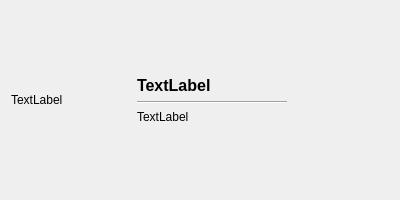
<?xml version="1.0" encoding="UTF-8"?>
<ui version="4.0">
 <class>Dialog</class>
 <widget class="QDialog" name="Dialog">
  <property name="windowModality">
   <enum>Qt::WindowModality::NonModal</enum>
  </property>
  <property name="geometry">
   <rect>
    <x>0</x>
    <y>0</y>
    <width>400</width>
    <height>200</height>
   </rect>
  </property>
  <property name="minimumSize">
   <size>
    <width>400</width>
    <height>200</height>
   </size>
  </property>
  <property name="maximumSize">
   <size>
    <width>400</width>
    <height>200</height>
   </size>
  </property>
  <property name="windowTitle">
   <string>À propos</string>
  </property>
  <property name="windowIcon">
   <iconset theme="QIcon::ThemeIcon::HelpAbout"/>
  </property>
  <layout class="QGridLayout" name="gridLayout">
   <item row="0" column="0">
    <layout class="QHBoxLayout" name="horizontalLayout">
     <item>
      <widget class="QLabel" name="errorIcon">
       <property name="minimumSize">
        <size>
         <width>100</width>
         <height>100</height>
        </size>
       </property>
       <property name="maximumSize">
        <size>
         <width>100</width>
         <height>100</height>
        </size>
       </property>
       <property name="text">
        <string>TextLabel</string>
       </property>
       <property name="scaledContents">
        <bool>true</bool>
       </property>
      </widget>
     </item>
     <item>
      <spacer name="horizontalSpacer">
       <property name="orientation">
        <enum>Qt::Orientation::Horizontal</enum>
       </property>
       <property name="sizeType">
        <enum>QSizePolicy::Policy::Fixed</enum>
       </property>
       <property name="sizeHint" stdset="0">
        <size>
         <width>20</width>
         <height>0</height>
        </size>
       </property>
      </spacer>
     </item>
     <item>
      <layout class="QVBoxLayout" name="verticalLayout">
       <item>
        <spacer name="verticalSpacer">
         <property name="orientation">
          <enum>Qt::Orientation::Vertical</enum>
         </property>
         <property name="sizeHint" stdset="0">
          <size>
           <width>20</width>
           <height>40</height>
          </size>
         </property>
        </spacer>
       </item>
       <item>
        <widget class="QLabel" name="titleLabel">
         <property name="font">
          <font>
           <pointsize>12</pointsize>
           <bold>true</bold>
          </font>
         </property>
         <property name="text">
          <string>TextLabel</string>
         </property>
        </widget>
       </item>
       <item>
        <widget class="Line" name="line">
         <property name="minimumSize">
          <size>
           <width>0</width>
           <height>0</height>
          </size>
         </property>
         <property name="maximumSize">
          <size>
           <width>150</width>
           <height>16777215</height>
          </size>
         </property>
         <property name="orientation">
          <enum>Qt::Orientation::Horizontal</enum>
         </property>
        </widget>
       </item>
       <item>
        <widget class="QLabel" name="label">
         <property name="text">
          <string>TextLabel</string>
         </property>
        </widget>
       </item>
       <item>
        <spacer name="verticalSpacer_2">
         <property name="orientation">
          <enum>Qt::Orientation::Vertical</enum>
         </property>
         <property name="sizeHint" stdset="0">
          <size>
           <width>20</width>
           <height>40</height>
          </size>
         </property>
        </spacer>
       </item>
      </layout>
     </item>
    </layout>
   </item>
  </layout>
 </widget>
 <resources/>
 <connections/>
</ui>
